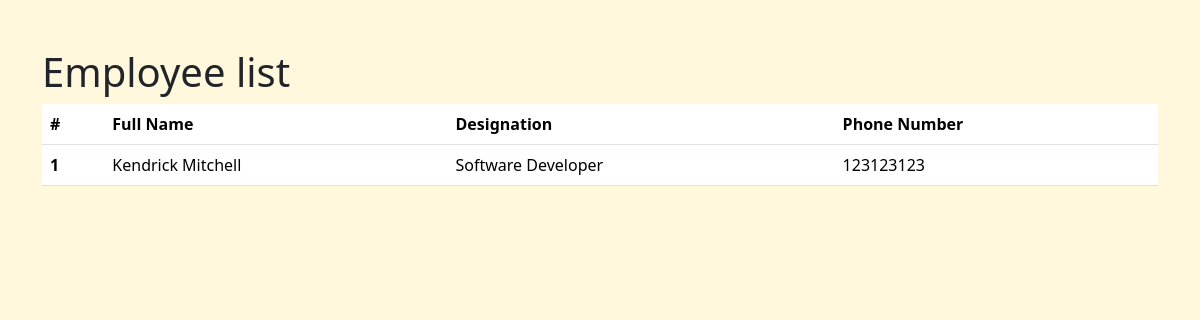
Before: / with the older database file.
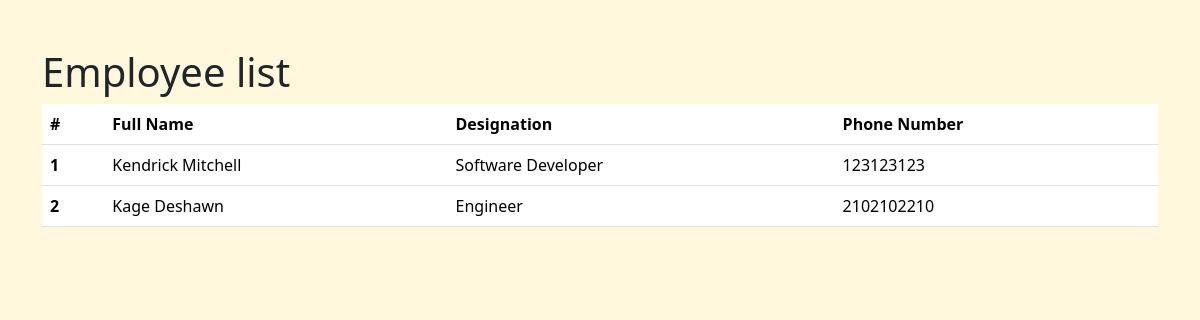
After: the same page with the newer database file.
### employees/models.py (models this page shows, shortened)
class Employee(models.Model):
    first_name = models.CharField(max_length=100)
    last_name = models.CharField(max_length=100)
    photo = models.ImageField(upload_to='images')
    designation = models.CharField(max_length=100)
    email = models.EmailField(max_length=100, unique=True)
    phone_number = models.CharField(max_length=12, blank=True)
    created_at = models.DateTimeField(auto_now_add=True)
    updated_at = models.DateTimeField(auto_now=True)

### mysite/views.py (the view)
# urls.py: 2. Add a URL to urlpatterns:  path('', views.home, name='home')
def home(request):
    employees = Employee.objects.all()
    context = {
        'employees': employees
    }
    return render(request, 'home.html', context)

### templates/home.html (shortened to what this page needs)
{% load static %}
<!DOCTYPE html>
<html lang="en">
<head>
    <link href="https://cdn.jsdelivr.net/npm/bootstrap@5.3.2/dist/css/bootstrap.min.css" rel="stylesheet">
    <link rel="stylesheet" href="{% static 'css/style.css' %}">
</head>
<body>
    <div class="pt-5 container">
        <h1>Employee list</h1>
        <table class="table">
            <thead>
            <tr>
                <th scope="col">#</th>
                <th scope="col">Full Name</th>
                <th scope="col">Designation</th>
                <th scope="col">Phone Number</th>
            </tr>
            </thead>
            <tbody>
                {% for employee in employees %}
                <tr>
                    <th>{{ forloop.counter }}</th>
                    <td>{{ employee.first_name }} {{ employee.last_name }}</td>
                    <td>{{ employee.designation }}</td>
                    <td>{{ employee.phone_number }}</td>
                </tr>
                {% endfor %}
            </tbody>
        </table>
    </div>
</body>
</html>

### mysite/static/css/style.css (style rules this page uses)
body { background-color: cornsilk; }

Changed rows visible on the page:
added Employee: first_name "Kage", last_name "Deshawn", designation "Engineer", phone_number "2102102210"
